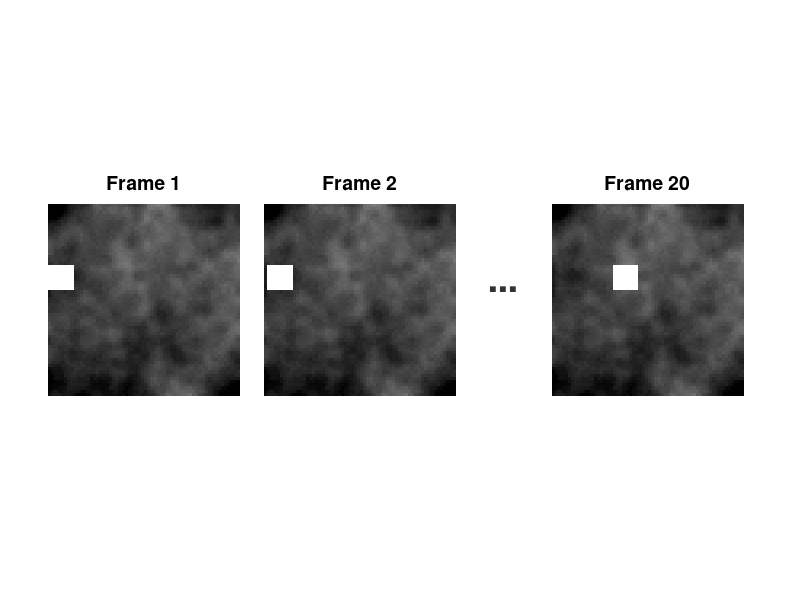

Write the MATLAB code that produced this figure. (Note: this script raises an error after producing the figure.)
%% ========================================================================
%  FIVE-METHOD FG/BG @ frame 10 (2x5)
%  Methods: FFT-TDMD | Haar-TDMD | Cosine-TDMD | UNF(bcirc) | TTD(bcirc)
% ========================================================================

clear; clc; close all;
rng(1);

%% ---------------- Dimensions ----------------
n = 60; m = 60; T = 20; dt = 1;
r = T-1;
t_show = 10;
t_show = max(1, min(r, t_show));

%% ---------------- Synthetic BG (column-wise Fourier sparse) ----------------
bgBase = 0.25;
Kbg = [3 7 11 17];
ampK = 0.02;
row_phase = 2*pi*rand(n, numel(Kbg));
col_phase = 2*pi*rand(1, numel(Kbg));

%% ---------------- Foreground (moving square) ----------------
sq = 8;
row0 = 20;
col0 = 1;
col_speed = 1;
fgVal = 0.95;

%% ---------------- omega thresholds (BG = omega ~ 0) ----------------
tau_re = 2e-3;
tau_im = 0.02;

%% ---------------- TTD settings ----------------
hasTT = (exist('tt_matrix','file')==2) || (exist('tt_tensor','file')==2);
eps_tt = 1e-14;   % TT approx tolerance

%% 1) Build STATIC background BG (realistic common background)
%    - smooth illumination field (low-frequency)
%    - mild vignetting / gradient
%    - weak texture
%    - small sensor noise
bgBase = 0.25;

% ----- (A) Low-frequency illumination (smooth random field) -----
illum0 = randn(n,m);
h = fspecial('gaussian',[31 31], 7);          % big blur => low-freq
illum = imfilter(illum0, h, 'replicate');
illum = (illum - mean(illum(:))) / (std(illum(:)) + eps);

% ----- (B) Mild vignetting / global gradient (very common in cameras) -----
[xx,yy] = meshgrid(linspace(-1,1,m), linspace(-1,1,n));
rad = sqrt(xx.^2 + yy.^2);
vign = 1 - 0.25*rad.^2;                        % darker near corners

grad = 0.10*xx + 0.05*yy;                      % gentle tilt illumination

% ----- (C) Weak texture (band-limited noise) -----
tex0 = randn(n,m);
h2 = fspecial('gaussian',[9 9], 1.5);          % smaller blur => mid-freq
tex = imfilter(tex0, h2, 'replicate');
tex = (tex - mean(tex(:))) / (std(tex(:)) + eps);

% ----- Combine -----
BG = bgBase ...
   + 0.08*illum ...                             % smooth lighting variation
   + 0.04*tex ...                               % texture
   + 0.08*(vign - mean(vign(:))) ...            % vignetting
   + 0.05*grad;                                 % global gradient

% ----- (D) Small sensor noise (optional) -----
BG = BG + 0.01*randn(n,m);

% clamp to [0,1]
BG = max(0, min(1, BG));

%% 2) Build video V = BG + moving square
V = zeros(n,m,T);
for t = 1:T
    FG = zeros(n,m);
    c1 = col0 + (t-1)*col_speed;
    c1 = max(1, min(m - sq + 1, c1));
    c2 = c1 + sq - 1;

    r1 = max(1, min(n - sq + 1, row0));
    r2 = r1 + sq - 1;

    FG(r1:r2, c1:c2) = fgVal;
    V(:,:,t) = BG + FG;
end
V = max(0, min(1, V));

%% ------------------------ Visualize ORIGINAL frames ------------------------
figure('Color','w','Position',[100 100 1100 260]);
set(gcf, 'Color', 'w')

% frames to show
idxShow = [1, 2, T];   % T = 20

% layout parameters (journal-style)
ml   = 0.06;   % left margin
wImg = 0.24;   % image width
hImg = 0.70;   % image height
yImg = 0.15;   % vertical position
g    = 0.03;   % gap
wDot = 0.06;   % dots width

% x positions
x1 = ml;
x2 = x1 + wImg + g;
xDots = x2 + wImg + g;
x3 = xDots + wDot + g;

fsTitle = 14;
set(gcf, 'Color', 'w')

% -------- Frame 1 --------
ax1 = axes('Position',[x1 yImg wImg hImg]);
imagesc(V(:,:,idxShow(1)));
axis image off; colormap(gray);
title(sprintf('Frame %d', idxShow(1)), 'FontSize', fsTitle);

% -------- Frame 2 --------
ax2 = axes('Position',[x2 yImg wImg hImg]);
imagesc(V(:,:,idxShow(2)));
axis image off;
title(sprintf('Frame %d', idxShow(2)), 'FontSize', fsTitle);

% -------- dots (explicit three dots, journal-safe) --------
axDots = axes('Position',[xDots yImg+0.30 wDot 0.14]);
text(0.5, 0.5, '...', ...
     'FontSize', 28, ...
     'FontWeight','bold', ...
     'HorizontalAlignment','center', ...
     'VerticalAlignment','middle', ...
     'Color', [0.2 0.2 0.2]);
axis off;


% -------- Frame T --------
ax3 = axes('Position',[x3 yImg wImg hImg]);
imagesc(V(:,:,idxShow(3)));
axis image off;
title(sprintf('Frame %d', idxShow(3)), 'FontSize', fsTitle);

set([ax1,ax2,ax3],'PlotBoxAspectRatio',[1 1 1]);

%%
rowMean = mean(V, 2);                     % n x 1 x T
Vd  = V - repmat(rowMean, 1, m, 1);   % remove per-frame row DC

rowMean_bg = median(rowMean, 3);          % n x 1
BG_row = repmat(rowMean_bg, 1, m, T);     % n x m x T

X = Vd(:,:,1:T-1);
Y = Vd(:,:,2:T);

X_sw = permute(X, [1 3 2]);   % n x r x m
Y_sw = permute(Y, [1 3 2]);   % n x r x m

%% 5) TDMD variants: FFT / Cosine / Haar

% ---- FFT ----
fX_fft = fft(X_sw, [], 3);
fY_fft = fft(Y_sw, [], 3);
[V_bg_fft_detr, ~] = tdmd_fgbg_perbin(fX_fft, fY_fft, 'fft', n, m, T, dt, tau_re, tau_im);

% ---- Cosine (DCT) with padding to suppress reflection ghosts ----
mp = 2^nextpow2(2*m);                 % bigger than m (e.g. 128 when m=60)

X_pad = cat(3, X_sw, zeros(n, r, mp-m));
Y_pad = cat(3, Y_sw, zeros(n, r, mp-m));

fX_dct = dct(X_pad, [], 3);
fY_dct = dct(Y_pad, [], 3);

[V_bg_cos_detr_pad_fullT, ~] = tdmd_fgbg_perbin(fX_dct, fY_dct, 'cos', n, mp, T, dt, tau_re, tau_im);

% crop back to original width m
V_bg_cos_detr_fullT = V_bg_cos_detr_pad_fullT(:,1:m,:);   % n x m x T
V_bg_cos_detr = V_bg_cos_detr_fullT(:,:,1:T-1);

V_bg_cos = real(V_bg_cos_detr + BG_row(:,:,1:T-1));
V_fg_cos = max(real(V(:,:,1:T-1) - V_bg_cos), 0);


% addback + FG
V_bg_cos = real(V_bg_cos_detr + BG_row(:,:,1:T-1));
V_fg_cos = max(real(V(:,:,1:T-1) - V_bg_cos), 0);


% ---- Haar (kept your old way) ----
L = 2^nextpow2(m);        % 64
H = haar_orth_matrix(L);

X_pad = cat(3, X_sw, zeros(n, r, L-m));
Y_pad = cat(3, Y_sw, zeros(n, r, L-m));

fX_haar = mode3_matmul(X_pad, H');
fY_haar = mode3_matmul(Y_pad, H');

[V_bg_haar_detr_pad, ~] = tdmd_fgbg_perbin(fX_haar, fY_haar, 'haar', n, L, T, dt, tau_re, tau_im);

V_bg_haar_detr = V_bg_haar_detr_pad(:,1:m, :);

V_bg_fft = V_bg_fft_detr(:,:,1:T-1) + BG_row(:,:,1:T-1);
V_fg_fft = max(real(V(:,:,1:T-1) - V_bg_fft), 0);

V_bg_cos = V_bg_cos_detr(:,:,1:T-1) + BG_row(:,:,1:T-1);
V_fg_cos = max(real(V(:,:,1:T-1) - V_bg_cos), 0);

V_bg_haar = V_bg_haar_detr(:,:,1:T-1) + BG_row(:,:,1:T-1);
V_fg_haar = max(real(V(:,:,1:T-1) - V_bg_haar), 0);

%% 6) UNF(bcirc) DMD + BG/FG 
if exist('bcirc','file')~=2
    error('Need bcirc() on your path.');
end

Xb = bcirc(X_sw);
Yb = bcirc(Y_sw);

[Ub, Sb, Vb] = svd(Xb, 'econ');
Ab_tilde = Ub' * Yb * Vb * pinv(Sb);
[Wb, Db] = eig(Ab_tilde);
Phib = Ub * Wb;

x1b = bcirc(X_sw(:,1,:));
b_b = pinv(Phib) * x1b;

lam_vals = diag(Db);
omega_unf = log(lam_vals)/dt;
is_bg_unf = (abs(real(omega_unf)) < tau_re) & (abs(imag(omega_unf)) < tau_im);
if ~any(is_bg_unf)
    [~,id] = min(abs(omega_unf));
    is_bg_unf(id) = true;
end
Db_bg = diag(lam_vals .* is_bg_unf);

Xb_bg = zeros(size(Yb));
for t = 1:T-1
    Xb_bg(:, (t-1)*m+1 : t*m) = Phib * (Db_bg^t * b_b);
end

X_bg_unf_detr = zeros(n, m, T-1);
for t = 1:T-1
    X_bg_unf_detr(:,:,t) = Xb_bg((t-1)*n+1:t*n, 1:m);
end

V_bg_unf = real(X_bg_unf_detr + BG_row(:,:,1:T-1));
V_fg_unf = max(real(V(:,:,1:T-1) - V_bg_unf), 0);

%% 7) TTD
if ~hasTT
    warning('TT-Toolbox not found: skipping TTD.');
    V_bg_ttd = nan(n,m,T-1);
    V_fg_ttd = nan(n,m,T-1);
else
    Xb_tt = tt_matrix(Xb, eps_tt);
    Yb_tt = tt_matrix(Yb, eps_tt);
    Xb2 = full(Xb_tt);
    Yb2 = full(Yb_tt);

    [Ub2, Sb2, Vb2] = svd(Xb2, 'econ');
    Ab_tilde2 = Ub2' * Yb2 * Vb2 * pinv(Sb2);
    [Wb2, Db2] = eig(Ab_tilde2);
    Phib2 = Ub2 * Wb2;

    b_b2 = pinv(Phib2) * x1b;

    lam2 = diag(Db2);
    omega2 = log(lam2)/dt;
    is_bg2 = (abs(real(omega2)) < tau_re) & (abs(imag(omega2)) < tau_im);
    if ~any(is_bg2)
        [~,id] = min(abs(omega2));
        is_bg2(id) = true;
    end
    Db_bg2 = diag(lam2 .* is_bg2);

    Xb_bg2 = zeros(size(Yb2));
    for t = 1:T-1
        Xb_bg2(:, (t-1)*m+1 : t*m) = Phib2 * (Db_bg2^t * b_b2);
    end

    X_bg_ttd_detr = zeros(n,m,T-1);
    for t = 1:T-1
        X_bg_ttd_detr(:,:,t) = Xb_bg2((t-1)*n+1:t*n, 1:m);
    end

    V_bg_ttd = real(X_bg_ttd_detr + BG_row(:,:,1:T-1));
    V_fg_ttd = max(real(V(:,:,1:T-1) - V_bg_ttd), 0);
end

%% 8) PLOT: 2 rows x 5 cols at frame t_show
t = t_show;

FGs = { V_fg_fft(:,:,t),  V_fg_haar(:,:,t), V_fg_cos(:,:,t), V_fg_unf(:,:,t), V_fg_ttd(:,:,t) };
BGs = { V_bg_fft(:,:,t),  V_bg_haar(:,:,t), V_bg_cos(:,:,t), V_bg_unf(:,:,t), V_bg_ttd(:,:,t) };
names = {'TDMD(T)','TDMD(W)','TDMD(C)','DMD','TTD-DMD'};

figure('Color','w','Position',[100 100 1650 520]); colormap(gray);

for j = 1:5
    subplot(2,5,j);
    imagesc(real(FGs{j}) + 0.25); axis image off; set(gca,'CLim',[0 1]);
    title([names{j}, ' FG'], 'Interpreter','none');

    subplot(2,5,5+j);
    imagesc(real(BGs{j})); axis image off; set(gca,'CLim',[0 1]);
    title([names{j}, ' BG'], 'Interpreter','none');
end

%%                           LOCAL FUNCTIONS

function [V_bg_detr_fullT, V_fg_fullT] = tdmd_fgbg_perbin(fX, fY, which, n, m3, T, dt, tau_re, tau_im)
r = size(fX,2);
a = min(n, r);

Phi_cell = cell(1,m3);
lam_cell = cell(1,m3);
b_cell   = cell(1,m3);
bgidx_cell = cell(1,m3);

for i = 1:m3
    Xi = fX(:,:,i);
    Yi = fY(:,:,i);
    x1 = Xi(:,1);

    [U,S,Vv] = svd(Xi,'econ');
    k2 = min(a, size(S,1));
    U2 = U(:,1:k2);
    S2 = S(1:k2,1:k2);
    V2 = Vv(:,1:k2);

    Atil = U2' * Yi * V2 * pinv(S2);
    [W,D] = eig(Atil);

    Phi = U2 * W;
    lam = diag(D);
    b   = pinv(Phi) * x1;

    omega = log(lam)/dt;
    bg_idx = find(abs(real(omega)) < tau_re & abs(imag(omega)) < tau_im);
    if isempty(bg_idx)
        [~,id] = min(abs(omega));
        bg_idx = id;
    end

    Phi_cell{i} = Phi;
    lam_cell{i} = lam;
    b_cell{i}   = b;
    bgidx_cell{i} = bg_idx;
end

Zbg = zeros(n, T, m3);
for t = 1:T
    for i = 1:m3
        Phi = Phi_cell{i};
        lam = lam_cell{i};
        b   = b_cell{i};
        idx = bgidx_cell{i};
        Zbg(:,t,i) = Phi(:,idx) * ((lam(idx).^(t-1)) .* b(idx));
    end
end

switch lower(which)
    case 'fft'
        Xbg = real(ifft(Zbg, [], 3));              % n x T x m3
        V_bg_detr_fullT = permute(Xbg, [1 3 2]);   % n x m3 x T

    case 'cos'
        Xbg = real(idct(Zbg, [], 3));
         % Zbg is n x T x m3, cosine coeff along 3rd dim (m3)
        V_bg_detr_fullT = permute(Xbg, [1 3 2]);    % n x m3 x T


    case 'haar'
        % unchanged: returns coeff-domain; caller must inverse using H
        Xbg = Zbg;
        V_bg_detr_fullT = permute(Xbg, [1 3 2]);

    otherwise
        error('Unknown transform type.');
end

V_fg_fullT = zeros(size(V_bg_detr_fullT));
end

function Z = mode3_matmul(X, A)
[n,r,m] = size(X);
X2 = reshape(X, n*r, m);
Z2 = X2 * A;
Z  = reshape(Z2, n, r, m);
end

function H = haar_orth_matrix(L)
p = log2(L);
if abs(p - round(p)) > 1e-12
    error('Haar size must be power of 2.');
end
p = round(p);

H = zeros(L,L);
H(1,:) = 1/sqrt(L);

row = 2;
for j = 0:p-1
    block = 2^(p-j);
    half  = block/2;
    num   = 2^j;
    for k = 0:num-1
        idx = k*block + (1:block);
        H(row, idx(1:half)) =  1/sqrt(block/2);
        H(row, idx(half+1:end)) = -1/sqrt(block/2);
        row = row + 1;
    end
end
end

function V_rec_detr_fullT = tdmd_reconstruct_perbin(fX, fY, which, n, m3, T, dt)
% per-bin TDMD full reconstruction (use ALL modes, not only BG)
% Input fX,fY: n x r x m3  (coeff-domain snapshots, r=T-1)
% Output V_rec_detr_fullT: n x m3 x T (detrended, physical domain for fft/cos; coeff-domain for haar handled below)

r = size(fX,2);
a = min(n, r);

Phi_cell = cell(1,m3);
lam_cell = cell(1,m3);
b_cell   = cell(1,m3);

for i = 1:m3
    Xi = fX(:,:,i);
    Yi = fY(:,:,i);
    x1 = Xi(:,1);

    [U,S,Vv] = svd(Xi,'econ');
    k2 = min(a, size(S,1));
    U2 = U(:,1:k2);
    S2 = S(1:k2,1:k2);
    V2 = Vv(:,1:k2);

    Atil = U2' * Yi * V2 * pinv(S2);
    [W,D] = eig(Atil);

    Phi = U2 * W;
    lam = diag(D);
    b   = pinv(Phi) * x1;

    Phi_cell{i} = Phi;
    lam_cell{i} = lam;
    b_cell{i}   = b;
end

Zrec = zeros(n, T, m3);
for t = 1:T
    for i = 1:m3
        Phi = Phi_cell{i};
        lam = lam_cell{i};
        b   = b_cell{i};
        Zrec(:,t,i) = Phi * ((lam.^(t-1)) .* b);   % ALL modes
    end
end

switch lower(which)
    case 'fft'
        Xrec = real(ifft(Zrec, [], 3));              % n x T x m3
        V_rec_detr_fullT = permute(Xrec, [1 3 2]);   % n x m3 x T

    case 'cos'
        Xrec = real(idct(Zrec, [], 3));              % n x T x m3
        V_rec_detr_fullT = permute(Xrec, [1 3 2]);   % n x m3 x T

    case 'haar'
        % return coeff-domain here; caller must inverse with H
        V_rec_detr_fullT = permute(Zrec, [1 3 2]);   % n x m3 x T (still in Haar-coeff along 2nd dim)
    otherwise
        error('Unknown transform type.');
end
end


V_rec_fft_detr_fullT = tdmd_reconstruct_perbin(fX_fft, fY_fft, 'fft', n, m, T, dt);
V_rec_fft = real(V_rec_fft_detr_fullT(:,:,1:T-1) + BG_row(:,:,1:T-1));

V_rec_cos_detr_pad_fullT = tdmd_reconstruct_perbin(fX_dct, fY_dct, 'cos', n, mp, T, dt);
V_rec_cos_detr_fullT = V_rec_cos_detr_pad_fullT(:,1:m,:);      % crop
V_rec_cos = real(V_rec_cos_detr_fullT(:,:,1:T-1) + BG_row(:,:,1:T-1));

V_rec_haar_coeff_fullT = tdmd_reconstruct_perbin(fX_haar, fY_haar, 'haar', n, L, T, dt);
% inverse Haar along 2nd dim (the "m3" dim here)
V_rec_haar_detr_pad_fullT = mode3_matmul(permute(V_rec_haar_coeff_fullT, [1 3 2]), H); % n x T x L
V_rec_haar_detr_pad_fullT = permute(V_rec_haar_detr_pad_fullT, [1 3 2]);              % n x L x T
V_rec_haar_detr_fullT = V_rec_haar_detr_pad_fullT(:,1:m,:);                            % crop back
V_rec_haar = real(V_rec_haar_detr_fullT(:,:,1:T-1) + BG_row(:,:,1:T-1));

Db_all = diag(lam_vals);   % all modes

Xb_rec = zeros(size(Yb));
for t = 1:T-1
    Xb_rec(:, (t-1)*m+1 : t*m) = Phib * (Db_all^t * b_b);
end

X_rec_unf_detr = zeros(n, m, T-1);
for t = 1:T-1
    X_rec_unf_detr(:,:,t) = Xb_rec((t-1)*n+1:t*n, 1:m);
end

V_rec_unf = real(X_rec_unf_detr + BG_row(:,:,1:T-1));

Db_all2 = diag(lam2);   % all modes

Xb_rec2 = zeros(size(Yb2));
for t = 1:T-1
    Xb_rec2(:, (t-1)*m+1 : t*m) = Phib2 * (Db_all2^t * b_b2);
end

X_rec_ttd_detr = zeros(n,m,T-1);
for t = 1:T-1
    X_rec_ttd_detr(:,:,t) = Xb_rec2((t-1)*n+1:t*n, 1:m);
end

V_rec_ttd = real(X_rec_ttd_detr + BG_row(:,:,1:T-1));

%  Per-frame relative error (Frobenius) for reconstructions
errs_fft  = zeros(1,T-1);
errs_cos  = zeros(1,T-1);
errs_haar = zeros(1,T-1);
errs_unf  = zeros(1,T-1);
errs_ttd  = zeros(1,T-1);

for t = 1:T-1
    Vt = V(:,:,t);
    denom = norm(Vt,'fro') + eps;

    errs_fft(t)  = norm(V_rec_fft(:,:,t)  - Vt,'fro') / denom;
    errs_cos(t)  = norm(V_rec_cos(:,:,t)  - Vt,'fro') / denom;
    errs_haar(t) = norm(V_rec_haar(:,:,t) - Vt,'fro') / denom;
    errs_unf(t)  = norm(V_rec_unf(:,:,t)  - Vt,'fro') / denom;

    if exist('V_rec_ttd','var') && all(size(V_rec_ttd) == [n,m,T-1])
        errs_ttd(t) = norm(V_rec_ttd(:,:,t) - Vt,'fro') / denom;
    else
        errs_ttd(t) = nan;
    end
end

figure('Color','w','Position',[120 120 900 320]);
plot(1:T-1, errs_fft,  '-o', 'LineWidth',3); hold on;
plot(1:T-1, errs_haar, '-^', 'LineWidth',3);
plot(1:T-1, errs_cos,  '-d', 'LineWidth',3);
plot(1:T-1, errs_unf,  '-x', 'LineWidth',3);
plot(1:T-1, errs_ttd,  '--s', 'LineWidth',3);
grid on;
xlabel('Frame index t');
ylabel('Relative error  ||V_{rec}(:,:,t)-V(:,:,t)||_F / ||V(:,:,t)||_F');
legend({'FFT-TDMD','Haar-TDMD','Cosine-TDMD','UNF(bcirc)','TTD(bcirc)'}, ...
       'Location','northwest');
title('Per-frame reconstruction relative error (5 methods)');
